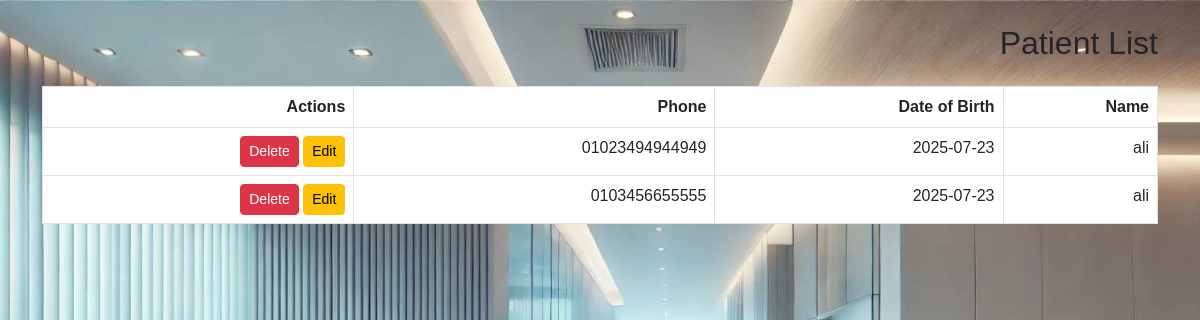
Before: /patients_list.php (signed in) with the older database file.
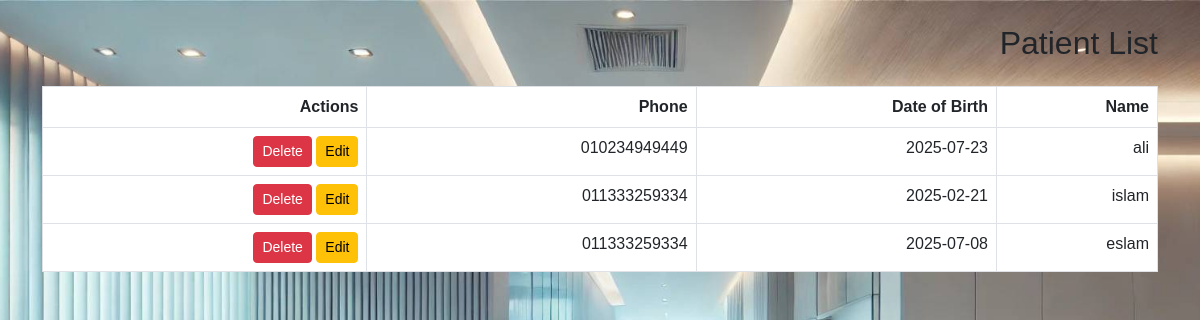
After: the same page with the newer database file.
### tables this page shows
CREATE TABLE `patients` (
  `id` int(11) NOT NULL,
  `name` varchar(255) DEFAULT NULL,
  `dob` date DEFAULT NULL,
  `phone` varchar(20) DEFAULT NULL,
  `address` varchar(255) DEFAULT NULL,
  `created_at` datetime DEFAULT current_timestamp(),
  `gender` varchar(10) DEFAULT NULL
);

### patients_list.php (the view, shortened to what this page needs)
<?php
include 'config/db.php';
$result = $conn->query("SELECT * FROM patients");
?>
<!DOCTYPE html>
<html lang="en">
<head>
  <link rel="stylesheet" href="https://cdn.jsdelivr.net/npm/bootstrap@5.3.0/dist/css/bootstrap.min.css">
  <link rel="stylesheet" href="assets/css/style.css">
</head>
<body class="container mt-4">
  <h2 class="mb-4">Patient List</h2>
  <table class="table table-bordered">
    <thead>
      <tr>
        <th>Name</th>
        <th>Date of Birth</th>
        <th>Phone</th>
        <th>Actions</th>
      </tr>
    </thead>
    <tbody>
      <?php while($row = $result->fetch_assoc()): ?>
        <tr>
          <td><?= htmlspecialchars($row['name']) ?></td>
          <td><?= htmlspecialchars($row['dob']) ?></td>
          <td><?= htmlspecialchars($row['phone']) ?></td>
          <td>
            <a href="edit_patient.php?id=<?= $row['id'] ?>" class="btn btn-sm btn-warning">Edit</a>
            <a href="delete_patient.php?id=<?= $row['id'] ?>" class="btn btn-sm btn-danger" onclick="return confirm('Are you sure you want to delete?')">Delete</a>
          </td>
        </tr>
      <?php endwhile; ?>
    </tbody>
  </table>
</body>
</html>

### assets/css/style.css (style rules this page uses)
body { margin: 0; font-family: 'Cairo', sans-serif; background-image: url('../images/clinic.jpg'); background-size: cover; background-position: center; background-repeat: no-repeat; min-height: 100vh; direction: rtl; }

Changed rows visible on the page:
removed patients: name "ali", dob "2025-07-23", phone "0103456655555"
changed patients "ali": phone "01023494944949" → "010234949449"
added patients: name "islam", dob "2025-02-21", phone "011333259334"
added patients: name "eslam", dob "2025-07-08", phone "011333259334"
